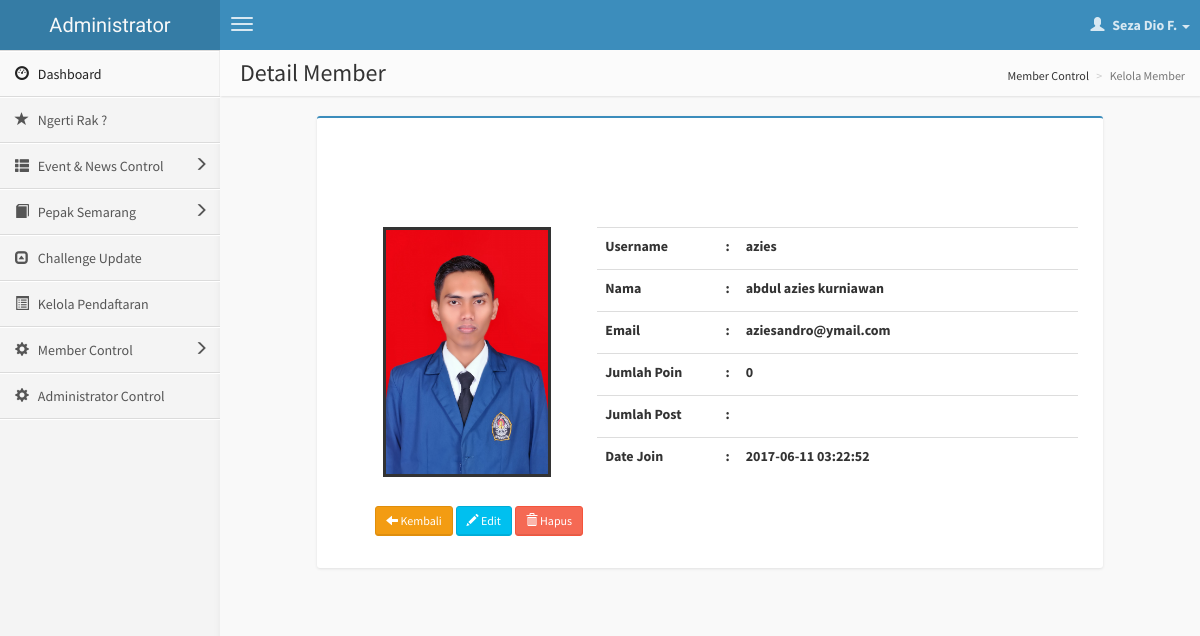
The app's page /KelolaMember/lihat_detail_member/1 with its own data.
### tables this page shows
CREATE TABLE IF NOT EXISTS `member` (
`id_member` int(5) NOT NULL,
  `username` varchar(10) NOT NULL,
  `nama_member` varchar(100) NOT NULL,
  `email` varchar(50) NOT NULL,
  `password` varchar(100) NOT NULL,
  `date_join` timestamp NOT NULL DEFAULT CURRENT_TIMESTAMP ON UPDATE CURRENT_TIMESTAMP,
  `poin` int(5) NOT NULL,
  `path_foto` varchar(100) NOT NULL,
  `status` int(1) NOT NULL
);

### application/controllers/KelolaMember.php (called while the page is built, shortened)
<?php
class KelolaMember extends CI_Controller {
	public function lihat_detail_member($id_member)
	{
		$this->load->model('member_models/MemberModels');
		$data['id_member'] = $this->MemberModels->select_by_id_member($id_member)->row();
		$this->load->view('skin/admin/header_admin');
		$this->load->view('skin/admin/nav_kiri');
		$this->load->view('content_admin/detail_member', $data);
		$this->load->view('skin/admin/footer_admin');
	}
}

### index.php (called while the page is built, shortened)
<?php
require_once BASEPATH.'core/CodeIgniter.php';

### application/models/member_models/MemberModels.php (called while the page is built, shortened)
<?php
	class MemberModels extends CI_Model
	{
		function select_by_id_member($id_member)
		{
			$this->db->select('*');
			$this->db->from('member');
			$this->db->where('id_member',$id_member);
			return $this->db->get();
		}
	}

### application/views/content_admin/detail_member.php (the view, shortened to what this page needs)
<aside class="right-side">
                <section class="content-header" style="margin-top: 45px;">
                    <h1>
                       Detail Member
                    </h1>
                    <ol class="breadcrumb">
                        <li><i class="fa fa-dashboard"></i>Member Control</li>
                        <li class="active">Kelola Member</li>
                    </ol>
                </section>
                <section class="content">
                    <div class="row">
                        <div>
                            <div class="col-md-1">
                            </div>
                            <div class="col-md-10">
                                <div class="box box-primary">
                                    <div class="box-body" style="align-content: center; min-height: 450px;">
                                            <div class="col-sm-4" style="padding-top: 20px; text-align: center;">
                                                <div style="height:250px; width: 250px">
                                                    <img style="border: solid currentColor; height:100%" src="<?php echo base_url('asset/upload_img_member/'.$id_member->path_foto); ?>">
                                                </div>
                                            </div>
                                            <div class="col-sm-8" style="padding-top: 20px;">
                                                <div >
                                                    <div>
                                                        <table class="table">
                                                            <tr>
                                                                <td style="width:25%;"><label>Username</label></td>
                                                                <td style="width:1%;"><label>:</label></td>
                                                                <td><label> <?php echo $id_member->username;?> </label></td>
                                                            </tr>
                                                        </table>
                                                    </div>
                                                </div>
												<div >
                                                    <div >
                                                        <table class="table">
                                                            <tr>
                                                                <td style="width:25%;"><label>Nama</label></td>
                                                                <td style="width:1%;"><label>:</label></td>
                                                                <td><label> <?php echo $id_member->nama_member;?> </label></td>
                                                            </tr>
                                                        </table>
                                                    </div>
                                                </div>
												<div >
                                                    <div>
                                                        <table class="table">
                                                            <tr>
                                                                <td style="width:25%;"><label>Email</label></td>
                                                                <td style="width:1%;"><label>:</label></td>
                                                                <td><label> <?php echo $id_member->email;?> </label></td>
                                                            </tr>
                                                        </table>
                                                    </div>
                                                </div>
												<div >
                                                    <div>
                                                        <table class="table">
                                                            <tr>
                                                                <td style="width:25%;"><label>Jumlah Poin</label></td>
                                                                <td style="width:1%;"><label>:</label></td>
                                                                <td><label> <?php echo $id_member->poin;?> </label></td>
                                                            </tr>
                                                        </table>
                                                    </div>
                                                </div>
												<div >
                                                    <div>
                                                        <table class="table">
                                                            <tr>
                                                                <td style="width:25%;"><label>Jumlah Post</label></td>
                                                                <td style="width:1%;"><label>:</label></td>
                                                                <td><label> <?php ?> </label></td>
                                                            </tr>
                                                        </table>
                                                    </div>
                                                </div>
												<div >
                                                    <div>
                                                        <table class="table">
                                                            <tr>
                                                                <td style="width:25%;"><label>Date Join</label></td>
                                                                <td style="width:1%;"><label>:</label></td>
                                                                <td><label> <?php echo $id_member->date_join;?> </label></td>
                                                            </tr>
                                                        </table>
                                                    </div>
                                                </div>
                                            </div>
                                    </div>
                                </div>
                            </div>
                            <div class="col-md-4" style="padding-left: 155px; position: absolute; margin-top: 390px;">
                                <?php if($id_member->status==1){?>
									<a href="<?php echo site_url('KelolaMember');?>"><button class="btn btn-warning btn-sm"><i class="glyphicon glyphicon-arrow-left" ></i> Kembali</button></a>
                                    <a href="<?php echo site_url('KelolaMember/edit_member/'.$id_member->id_member);?>"><button id="edit-button-member" type="submit" class="btn btn-info btn-sm"><i class="glyphicon glyphicon-pencil" ></i> Edit</button></a>
									<a href="<?php echo site_url('KelolaMember/delete_detail_member/'.$id_member->id_member);?>"><button class="btn btn-danger btn-sm"><i class="glyphicon glyphicon-trash" ></i> Hapus</button></a>
                            </div>
                                <?php }?>
                            <div class="col-md-1">
                            </div>
                        </div>
                    </div>
                </section>
            </aside>

### records on screen
member: path_foto (picture), username "azies", nama_member "abdul azies kurniawan", email "aziesandro@ymail.com", poin "0", date_join "2017-06-11 03:22:52"
